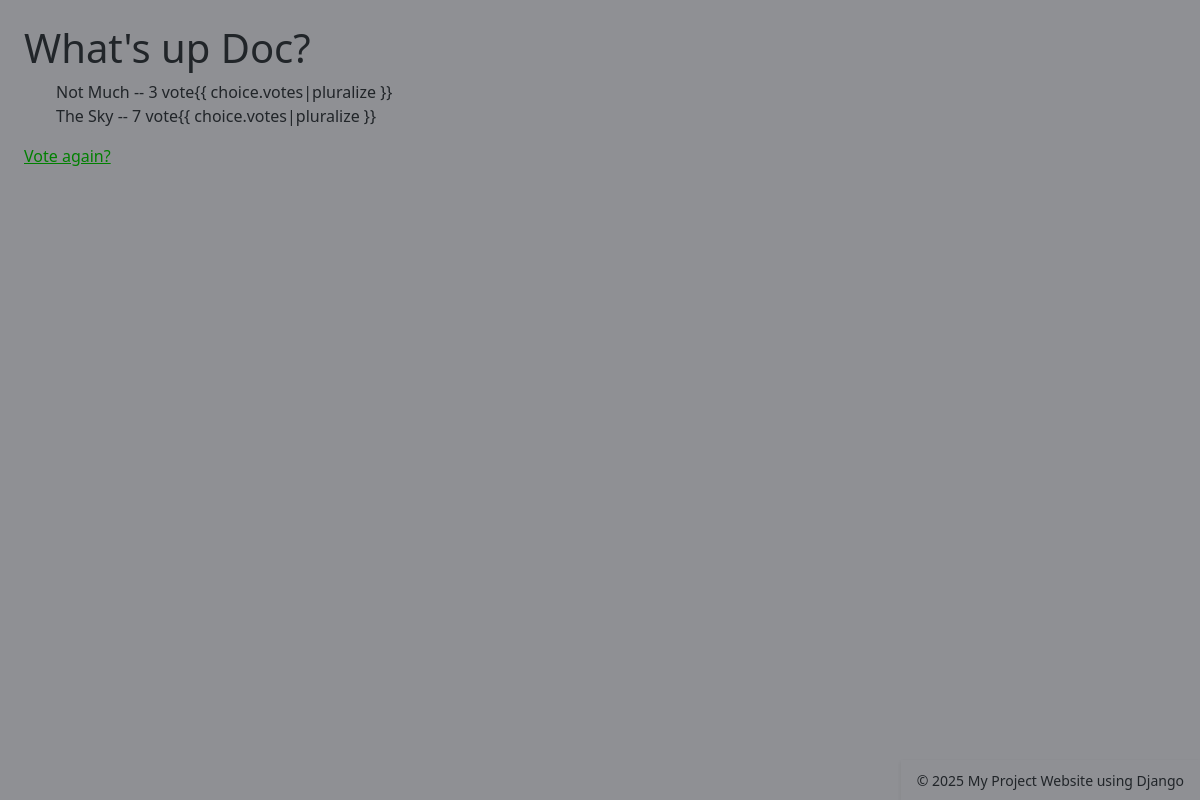
Before: /polls/1/results/ with the older database file.
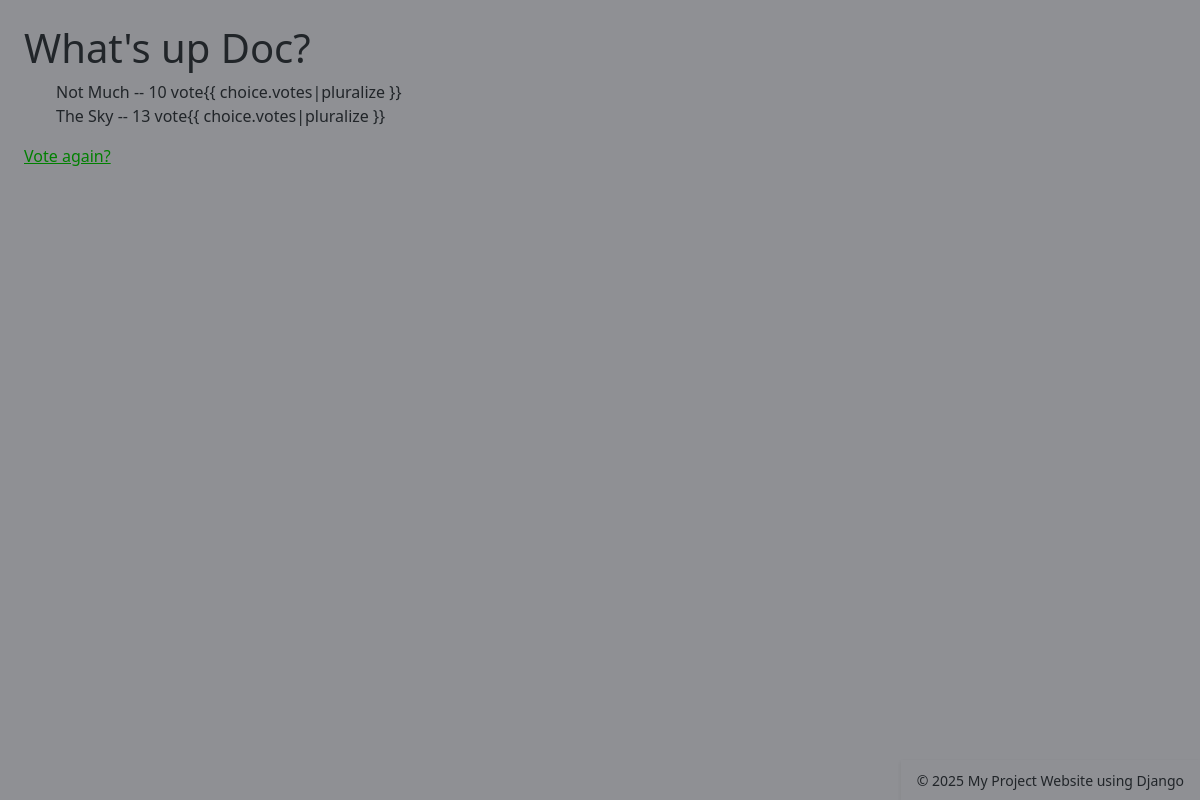
After: the same page with the newer database file.
### polls/models.py (models this page shows, shortened)
class Choice(models.Model):
    question = models.ForeignKey(Question, on_delete=models.CASCADE)
    choice_text = models.CharField(max_length=200)
    votes = models.IntegerField(default=0)

### polls/views.py (the view)
# urls.py: path("<int:pk>/results/", views.ResultsView.as_view(), name="results"),
class ResultsView(generic.DetailView):
    model = Question
    template_name = "polls/results.html"

### polls/templates/polls/results.html
{% extends "polls/base.html" %} {% block content %}
<div style="justify-content: center">
  <h1>{{ question.question_text }}</h1>
  <ul>
    {% for choice in question.choice_set.all %}
    <li style="list-style: none; justify-content: center">
      {{ choice.choice_text }} -- {{ choice.votes }} vote{{
      choice.votes|pluralize }}
    </li>
    {% endfor %}
  </ul>
  <a href="{% url 'polls:detail' question.id %}" style="color: green"
    >Vote again?</a
  >
</div>
{% endblock %}

Changed rows visible on the page:
changed Choice "Not Much": votes "3" → "10"
changed Choice "The Sky": votes "7" → "13"
